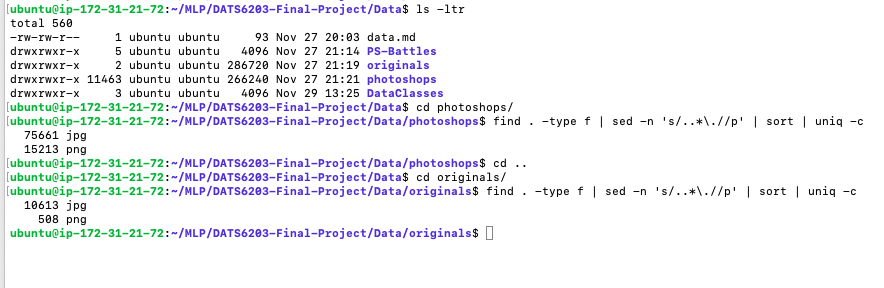
#> input picture 1-Original_number.png, 884 x 288 px
$ python -i Image_Augmentation.py   (imports and definitions only)
#> lines starting #> are read from the running program, lines starting #| are printed output that depends on the picture
#> further down, picture is the input picture: shape (288, 884, 3); mean B, G, R 245.6, 242.7, 241.3
import cv2
import numpy as np
import matplotlib.pyplot as plt

def flip_crop_image(image,op1):
    image = cv2.flip(image, op1)

    #op1 = np.random.randint(1, 5)
    #image = image[op1:op1,op1:op1]
    return image

def hue_image(image):
    image = cv2.cvtColor(image, cv2.COLOR_BGR2HSV)
    v = image[:, :, 2]
    v = np.where(v > 255, v-10 , v-10)
    image[:, :, 2] = v
    return image

def rotate_image(image):
    op1 = np.random.randint(-2, 2)
    image_height, image_width = image.shape[0:2]
#> image_height = 288; image_width = 884
    image_center = tuple(np.array(image.shape[1::-1]) / 2)
#> image_center = (442, 144)
    rot_mat = cv2.getRotationMatrix2D(image_center, op1, 1.0)
#> rot_mat = [[1, 0.0175, -2.45], [-0.0175, 1, 7.74]]
    result = cv2.warpAffine(image, rot_mat, image.shape[1::-1], flags=cv2.INTER_LINEAR)
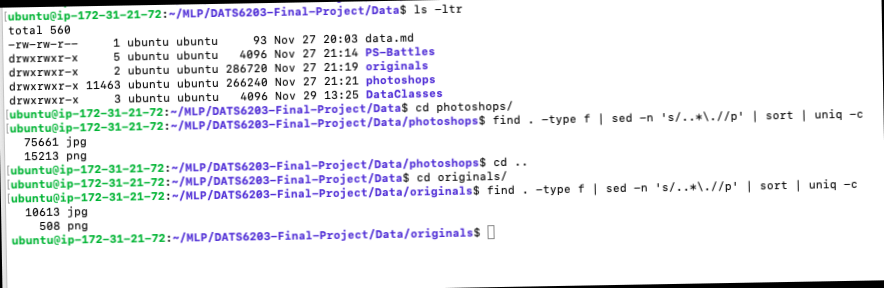
#> result: shape (288, 884, 3); mean B, G, R 241.9, 239, 237.6
    result = result[int(0.1*image_height):int(0.9*image_height), int(0.1*image_width):int(0.9*image_width) ]
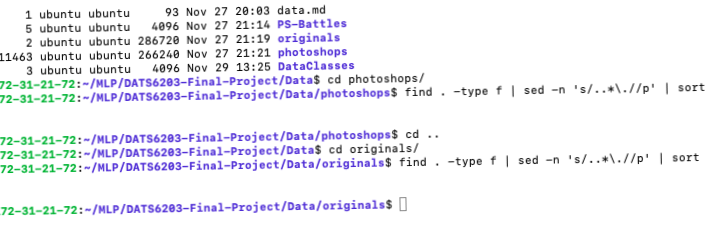
#> result: shape (231, 707, 3); mean B, G, R 245.9, 240.6, 240.4
    #result = cv2.resize(result,(300, 300))
    return result


def remove_noise_image(image):
    kernel = np.ones((2, 2), np.uint8)
    image = cv2.morphologyEx(image, cv2.MORPH_OPEN, kernel)
    return image

def contrast_image(image):
    image = cv2.cvtColor(image, cv2.COLOR_BGR2HSV)
    image[:, :, 2] = [[max(pixel - 25, 0) if pixel < 190 else min(pixel + 25, 255) for pixel in row] for row in image[:, :, 2]]
    image= cv2.cvtColor(image, cv2.COLOR_HSV2BGR)
    return image

def brightness_image(img):
    hsv = cv2.cvtColor(img, cv2.COLOR_BGR2HSV)
    h, s, v = cv2.split(hsv)
    lim = 255 - 50
    v[v > lim] = 255
    v[v <= lim] += 50
    final_hsv = cv2.merge((h, s, v))
    img = cv2.cvtColor(final_hsv, cv2.COLOR_HSV2BGR)
    return img

def gaus_blur_image(img):
    fsize = 5
    return cv2.GaussianBlur(img, (fsize, fsize), 0)

def augment_image(image):
    op1 = np.random.randint(1, 6)
    if(op1 == 1):
        image = flip_crop_image(image)
        image = brightness_image(image)
        return image
    elif(op1 == 2):
        image = flip_crop_image(image)
        image = rotate_image(image)
        return image
    elif (op1 == 3):
        image = flip_crop_image(image)
        image = contrast_image(image)
        return image
    elif (op1 == 4):
        image = flip_crop_image(image)
        image = remove_noise_image(image)
        return image
    elif (op1 ==5):
        image = rotate_image(image)
        return image
    elif (op1 ==6):
        image = flip_crop_image(image)
        image = gaus_blur_image(image)
        image = rotate_image(image)
        return image

    return image

>>> import cv2
>>> picture = cv2.imread('../1-Original_number.png')
>>> result = augment_image(picture)
